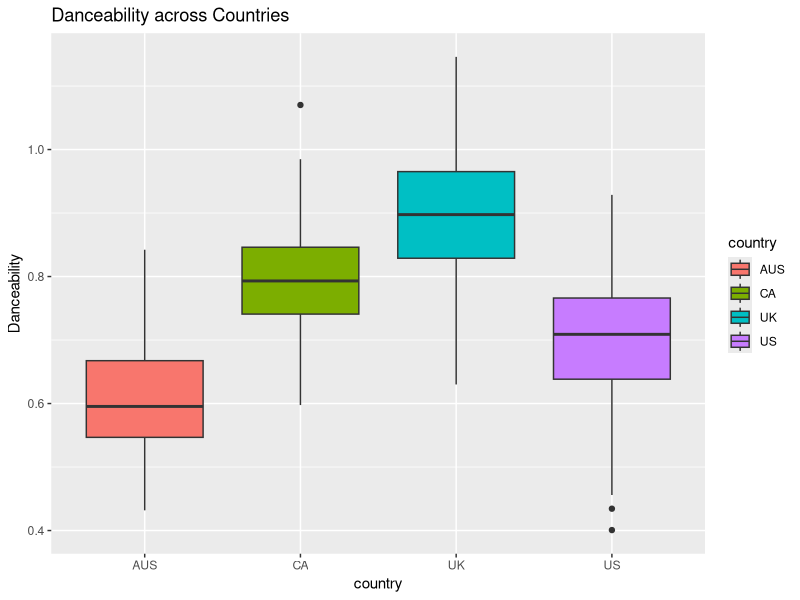
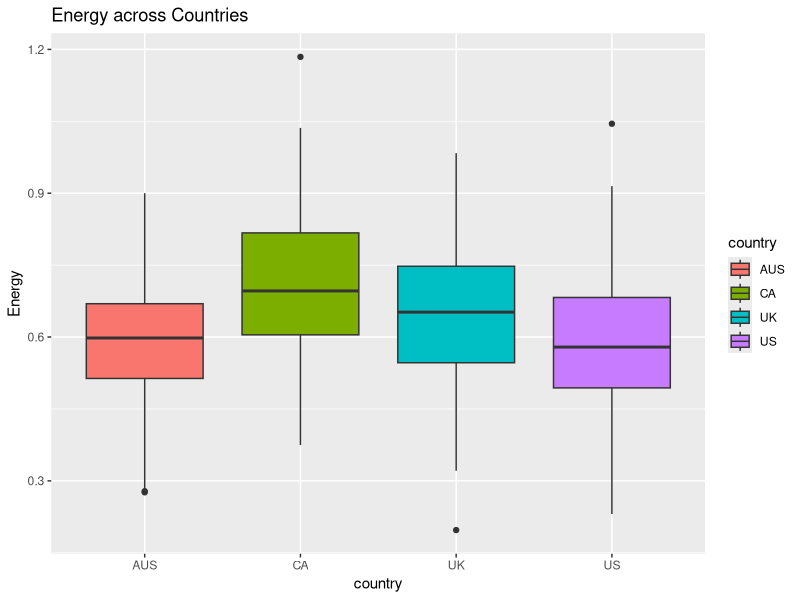
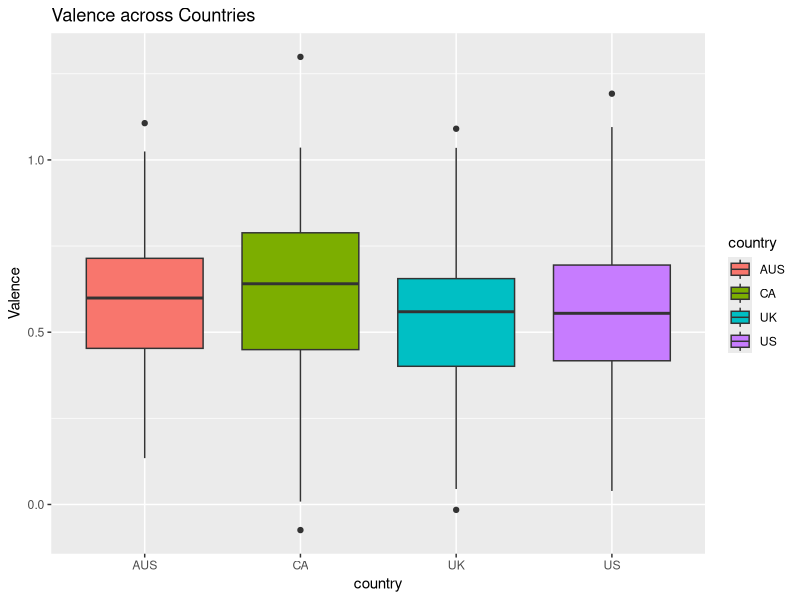
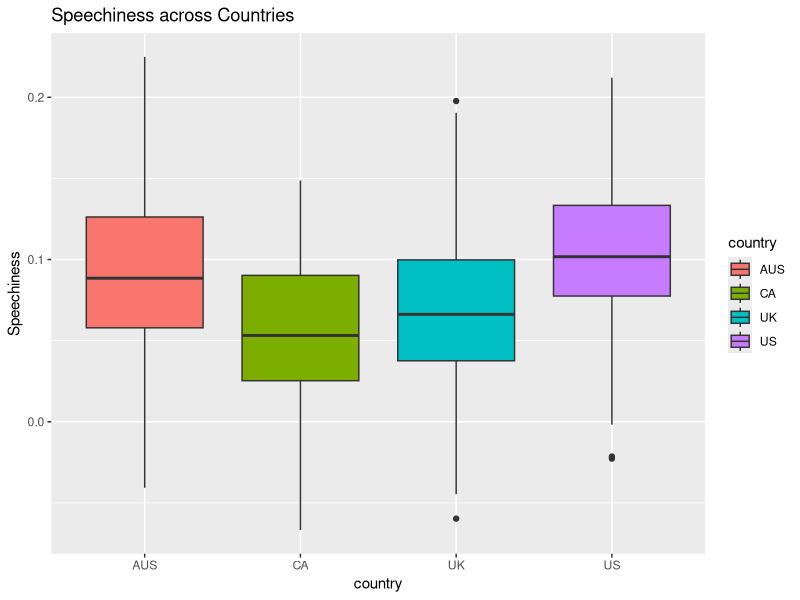

R code for these plots, in order:
library(tidyverse)
library(ggplot2)
library(dplyr)

set.seed(42)

# assume there are 100 pop music for each country
n_songs <- 100

data <- tibble(
  country = rep(c("US", "CA", "UK", "AUS"), each = n_songs),
  danceability = c(rnorm(n_songs, mean = 0.7, sd = 0.1),  
                   rnorm(n_songs, mean = 0.8, sd = 0.1), 
                   rnorm(n_songs, mean = 0.9, sd = 0.1), 
                   rnorm(n_songs, mean = 0.6, sd = 0.1)),
  energy = c(rnorm(n_songs, mean = 0.6, sd = 0.15),
             rnorm(n_songs, mean = 0.7, sd = 0.15),
             rnorm(n_songs, mean = 0.65, sd = 0.15),
             rnorm(n_songs, mean = 0.62, sd = 0.15)),
  valence = c(rnorm(n_songs, mean = 0.55, sd = 0.2),
              rnorm(n_songs, mean = 0.6, sd = 0.2),
              rnorm(n_songs, mean = 0.57, sd = 0.2),
              rnorm(n_songs, mean = 0.58, sd = 0.2)),
  speechiness = c(rnorm(n_songs, mean = 0.1, sd = 0.05),
                  rnorm(n_songs, mean = 0.06, sd = 0.05),
                  rnorm(n_songs, mean = 0.07, sd = 0.05),
                  rnorm(n_songs, mean = 0.09, sd = 0.05))
)

# show distribution of four features across four countries
ggplot(data, aes(x = country, y = danceability, fill = country)) +
  geom_boxplot() +
  labs(title = "Danceability across Countries", y = "Danceability")

ggplot(data, aes(x = country, y = energy, fill = country)) +
  geom_boxplot() +
  labs(title = "Energy across Countries", y = "Energy")

ggplot(data, aes(x = country, y = valence, fill = country)) +
  geom_boxplot() +
  labs(title = "Valence across Countries", y = "Valence")

ggplot(data, aes(x = country, y = speechiness, fill = country)) +
  geom_boxplot() +
  labs(title = "Speechiness across Countries", y = "Speechiness")

# ANOVA analysis for each feature
anova_danceability <- aov(danceability ~ country, data = data)
anova_energy <- aov(energy ~ country, data = data)
anova_valence <- aov(valence ~ country, data = data)
anova_speechiness <- aov(speechiness ~ country, data = data)

# check ANOVA result
summary(anova_danceability)
summary(anova_energy)
summary(anova_valence)
summary(anova_speechiness)

summary_stats <- data %>%
  group_by(country) %>%
  summarise(
    mean_danceability = mean(danceability),
    sd_danceability = sd(danceability),
    mean_energy = mean(energy),
    sd_energy = sd(energy),
    mean_valence = mean(valence),
    sd_valence = sd(valence),
    mean_speechiness = mean(speechiness),
    sd_speechiness = sd(speechiness)
  )

print(summary_stats)
